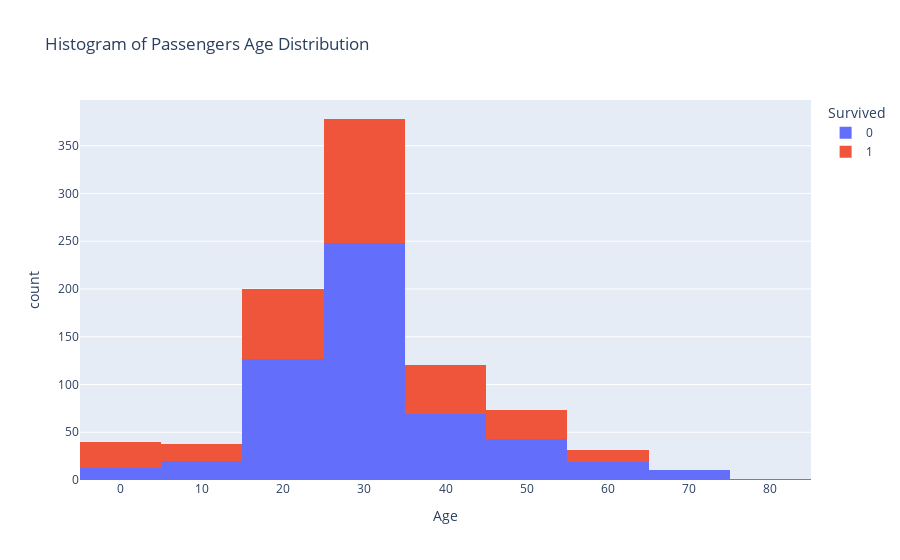

The cell this chart's notebook holds for it:
### Code cell
#Create a histogram to display the distribution of passengers' ages. Use different colors for passengers who survived and did not survive.
fig = px.histogram(data,x="Age", nbins=10, title='Histogram of Passengers Age Distribution', color='Survived')
fig.show()

### Figure 1 — Plotly figure (JSON) as saved in the notebook; plotly's stock layout.template omitted (floating-point values rounded to 4 significant figures; data arrays with more than 128 entries replaced by an {"elided": "..."} marker saying what was removed)
{"data": [{"alignmentgroup": "True", "bingroup": "x", "hovertemplate": "Survived=0<br>Age=%{x}<br>count=%{y}<extra></extra>", "legendgroup": "0", "marker": {"color": "#636efa", "pattern": {"shape": ""}}, "name": "0", "nbinsx": 10, "offsetgroup": "0", "orientation": "v", "showlegend": true, "type": "histogram", "x": {"elided": "549 float values"}, "xaxis": "x", "yaxis": "y"}, {"alignmentgroup": "True", "bingroup": "x", "hovertemplate": "Survived=1<br>Age=%{x}<br>count=%{y}<extra></extra>", "legendgroup": "1", "marker": {"color": "#EF553B", "pattern": {"shape": ""}}, "name": "1", "nbinsx": 10, "offsetgroup": "1", "orientation": "v", "showlegend": true, "type": "histogram", "x": {"elided": "342 float values"}, "xaxis": "x", "yaxis": "y"}], "layout": {"barmode": "relative", "legend": {"title": {"text": "Survived"}, "tracegroupgap": 0}, "title": {"text": "Histogram of Passengers Age Distribution"}, "xaxis": {"anchor": "y", "domain": [0, 1], "title": {"text": "Age"}}, "yaxis": {"anchor": "x", "domain": [0, 1], "title": {"text": "count"}}}}
